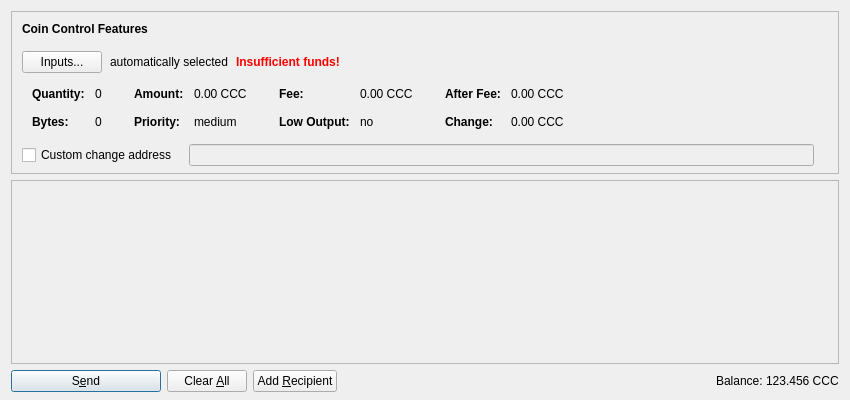
<?xml version="1.0" encoding="UTF-8"?>
<ui version="4.0">
 <class>SendCoinsDialog</class>
 <widget class="QDialog" name="SendCoinsDialog">
  <property name="geometry">
   <rect>
    <x>0</x>
    <y>0</y>
    <width>850</width>
    <height>400</height>
   </rect>
  </property>
  <property name="windowTitle">
   <string>Send Coins</string>
  </property>
  <layout class="QVBoxLayout" name="verticalLayout" stretch="0,1,0">
   <property name="bottomMargin">
    <number>8</number>
   </property>
   <item>
    <widget class="QFrame" name="frameCoinControl">
     <property name="sizePolicy">
      <sizepolicy hsizetype="Expanding" vsizetype="Expanding">
       <horstretch>0</horstretch>
       <verstretch>0</verstretch>
      </sizepolicy>
     </property>
     <property name="maximumSize">
      <size>
       <width>16777215</width>
       <height>16777215</height>
      </size>
     </property>
     <property name="frameShape">
      <enum>QFrame::StyledPanel</enum>
     </property>
     <property name="frameShadow">
      <enum>QFrame::Sunken</enum>
     </property>
     <layout class="QVBoxLayout" name="verticalLayoutCoinControl2">
      <property name="spacing">
       <number>0</number>
      </property>
      <property name="leftMargin">
       <number>0</number>
      </property>
      <property name="topMargin">
       <number>0</number>
      </property>
      <property name="rightMargin">
       <number>0</number>
      </property>
      <property name="bottomMargin">
       <number>6</number>
      </property>
      <item>
       <layout class="QVBoxLayout" name="verticalLayoutCoinControl" stretch="0,0,0,0,1">
        <property name="spacing">
         <number>0</number>
        </property>
        <property name="leftMargin">
         <number>10</number>
        </property>
        <property name="topMargin">
         <number>10</number>
        </property>
        <item>
         <layout class="QHBoxLayout" name="horizontalLayoutCoinControl1">
          <property name="bottomMargin">
           <number>15</number>
          </property>
          <item>
           <widget class="QLabel" name="labelCoinControlFeatures">
            <property name="sizePolicy">
             <sizepolicy hsizetype="Preferred" vsizetype="Maximum">
              <horstretch>0</horstretch>
              <verstretch>0</verstretch>
             </sizepolicy>
            </property>
            <property name="font">
             <font>
              <weight>75</weight>
              <bold>true</bold>
             </font>
            </property>
            <property name="styleSheet">
             <string notr="true">font-weight:bold;</string>
            </property>
            <property name="text">
             <string>Coin Control Features</string>
            </property>
           </widget>
          </item>
         </layout>
        </item>
        <item>
         <layout class="QHBoxLayout" name="horizontalLayoutCoinControl2" stretch="0,0,0,0">
          <property name="spacing">
           <number>8</number>
          </property>
          <property name="bottomMargin">
           <number>10</number>
          </property>
          <item>
           <widget class="QPushButton" name="pushButtonCoinControl">
            <property name="styleSheet">
             <string notr="true"/>
            </property>
            <property name="text">
             <string>Inputs...</string>
            </property>
           </widget>
          </item>
          <item>
           <widget class="QLabel" name="labelCoinControlAutomaticallySelected">
            <property name="text">
             <string>automatically selected</string>
            </property>
            <property name="margin">
             <number>5</number>
            </property>
           </widget>
          </item>
          <item>
           <widget class="QLabel" name="labelCoinControlInsuffFunds">
            <property name="font">
             <font>
              <weight>75</weight>
              <bold>true</bold>
             </font>
            </property>
            <property name="styleSheet">
             <string notr="true">color:red;font-weight:bold;</string>
            </property>
            <property name="text">
             <string>Insufficient funds!</string>
            </property>
            <property name="margin">
             <number>5</number>
            </property>
           </widget>
          </item>
          <item>
           <spacer name="horizontalSpacerCoinControl">
            <property name="orientation">
             <enum>Qt::Horizontal</enum>
            </property>
            <property name="sizeHint" stdset="0">
             <size>
              <width>40</width>
              <height>1</height>
             </size>
            </property>
           </spacer>
          </item>
         </layout>
        </item>
        <item>
         <widget class="QWidget" name="widgetCoinControl" native="true">
          <property name="sizePolicy">
           <sizepolicy hsizetype="Preferred" vsizetype="Preferred">
            <horstretch>0</horstretch>
            <verstretch>0</verstretch>
           </sizepolicy>
          </property>
          <property name="minimumSize">
           <size>
            <width>0</width>
            <height>0</height>
           </size>
          </property>
          <property name="styleSheet">
           <string notr="true"/>
          </property>
          <layout class="QHBoxLayout" name="horizontalLayoutCoinControl5">
           <property name="leftMargin">
            <number>0</number>
           </property>
           <property name="topMargin">
            <number>0</number>
           </property>
           <property name="rightMargin">
            <number>0</number>
           </property>
           <property name="bottomMargin">
            <number>0</number>
           </property>
           <item>
            <layout class="QHBoxLayout" name="horizontalLayoutCoinControl3" stretch="0,0,0,1">
             <property name="spacing">
              <number>20</number>
             </property>
             <property name="topMargin">
              <number>0</number>
             </property>
             <property name="bottomMargin">
              <number>10</number>
             </property>
             <item>
              <layout class="QFormLayout" name="formLayoutCoinControl1">
               <property name="horizontalSpacing">
                <number>10</number>
               </property>
               <property name="verticalSpacing">
                <number>14</number>
               </property>
               <property name="leftMargin">
                <number>10</number>
               </property>
               <property name="topMargin">
                <number>4</number>
               </property>
               <property name="rightMargin">
                <number>6</number>
               </property>
               <item row="0" column="0">
                <widget class="QLabel" name="labelCoinControlQuantityText">
                 <property name="font">
                  <font>
                   <weight>75</weight>
                   <bold>true</bold>
                  </font>
                 </property>
                 <property name="text">
                  <string>Quantity:</string>
                 </property>
                 <property name="margin">
                  <number>0</number>
                 </property>
                </widget>
               </item>
               <item row="0" column="1">
                <widget class="QLabel" name="labelCoinControlQuantity">
                 <property name="cursor">
                  <cursorShape>IBeamCursor</cursorShape>
                 </property>
                 <property name="contextMenuPolicy">
                  <enum>Qt::ActionsContextMenu</enum>
                 </property>
                 <property name="text">
                  <string notr="true">0</string>
                 </property>
                 <property name="margin">
                  <number>0</number>
                 </property>
                 <property name="textInteractionFlags">
                  <set>Qt::LinksAccessibleByMouse|Qt::TextSelectableByKeyboard|Qt::TextSelectableByMouse</set>
                 </property>
                </widget>
               </item>
               <item row="1" column="0">
                <widget class="QLabel" name="labelCoinControlBytesText">
                 <property name="font">
                  <font>
                   <weight>75</weight>
                   <bold>true</bold>
                  </font>
                 </property>
                 <property name="text">
                  <string>Bytes:</string>
                 </property>
                </widget>
               </item>
               <item row="1" column="1">
                <widget class="QLabel" name="labelCoinControlBytes">
                 <property name="cursor">
                  <cursorShape>IBeamCursor</cursorShape>
                 </property>
                 <property name="contextMenuPolicy">
                  <enum>Qt::ActionsContextMenu</enum>
                 </property>
                 <property name="text">
                  <string notr="true">0</string>
                 </property>
                 <property name="textInteractionFlags">
                  <set>Qt::LinksAccessibleByMouse|Qt::TextSelectableByKeyboard|Qt::TextSelectableByMouse</set>
                 </property>
                </widget>
               </item>
              </layout>
             </item>
             <item>
              <layout class="QFormLayout" name="formLayoutCoinControl2">
               <property name="horizontalSpacing">
                <number>10</number>
               </property>
               <property name="verticalSpacing">
                <number>14</number>
               </property>
               <property name="leftMargin">
                <number>6</number>
               </property>
               <property name="topMargin">
                <number>4</number>
               </property>
               <property name="rightMargin">
                <number>6</number>
               </property>
               <item row="0" column="0">
                <widget class="QLabel" name="labelCoinControlAmountText">
                 <property name="font">
                  <font>
                   <weight>75</weight>
                   <bold>true</bold>
                  </font>
                 </property>
                 <property name="text">
                  <string>Amount:</string>
                 </property>
                 <property name="margin">
                  <number>0</number>
                 </property>
                </widget>
               </item>
               <item row="0" column="1">
                <widget class="QLabel" name="labelCoinControlAmount">
                 <property name="cursor">
                  <cursorShape>IBeamCursor</cursorShape>
                 </property>
                 <property name="contextMenuPolicy">
                  <enum>Qt::ActionsContextMenu</enum>
                 </property>
                 <property name="text">
                  <string notr="true">0.00 CCC</string>
                 </property>
                 <property name="textInteractionFlags">
                  <set>Qt::LinksAccessibleByMouse|Qt::TextSelectableByKeyboard|Qt::TextSelectableByMouse</set>
                 </property>
                </widget>
               </item>
               <item row="1" column="0">
                <widget class="QLabel" name="labelCoinControlPriorityText">
                 <property name="font">
                  <font>
                   <weight>75</weight>
                   <bold>true</bold>
                  </font>
                 </property>
                 <property name="text">
                  <string>Priority:</string>
                 </property>
                </widget>
               </item>
               <item row="1" column="1">
                <widget class="QLabel" name="labelCoinControlPriority">
                 <property name="cursor">
                  <cursorShape>IBeamCursor</cursorShape>
                 </property>
                 <property name="contextMenuPolicy">
                  <enum>Qt::ActionsContextMenu</enum>
                 </property>
                 <property name="text">
                  <string notr="true">medium</string>
                 </property>
                 <property name="textInteractionFlags">
                  <set>Qt::LinksAccessibleByMouse|Qt::TextSelectableByKeyboard|Qt::TextSelectableByMouse</set>
                 </property>
                </widget>
               </item>
              </layout>
             </item>
             <item>
              <layout class="QFormLayout" name="formLayoutCoinControl3">
               <property name="horizontalSpacing">
                <number>10</number>
               </property>
               <property name="verticalSpacing">
                <number>14</number>
               </property>
               <property name="leftMargin">
                <number>6</number>
               </property>
               <property name="topMargin">
                <number>4</number>
               </property>
               <property name="rightMargin">
                <number>6</number>
               </property>
               <item row="0" column="0">
                <widget class="QLabel" name="labelCoinControlFeeText">
                 <property name="font">
                  <font>
                   <weight>75</weight>
                   <bold>true</bold>
                  </font>
                 </property>
                 <property name="text">
                  <string>Fee:</string>
                 </property>
                 <property name="margin">
                  <number>0</number>
                 </property>
                </widget>
               </item>
               <item row="0" column="1">
                <widget class="QLabel" name="labelCoinControlFee">
                 <property name="cursor">
                  <cursorShape>IBeamCursor</cursorShape>
                 </property>
                 <property name="contextMenuPolicy">
                  <enum>Qt::ActionsContextMenu</enum>
                 </property>
                 <property name="text">
                  <string notr="true">0.00 CCC</string>
                 </property>
                 <property name="textInteractionFlags">
                  <set>Qt::LinksAccessibleByMouse|Qt::TextSelectableByKeyboard|Qt::TextSelectableByMouse</set>
                 </property>
                </widget>
               </item>
               <item row="1" column="0">
                <widget class="QLabel" name="labelCoinControlLowOutputText">
                 <property name="font">
                  <font>
                   <weight>75</weight>
                   <bold>true</bold>
                  </font>
                 </property>
                 <property name="text">
                  <string>Low Output:</string>
                 </property>
                </widget>
               </item>
               <item row="1" column="1">
                <widget class="QLabel" name="labelCoinControlLowOutput">
                 <property name="cursor">
                  <cursorShape>IBeamCursor</cursorShape>
                 </property>
                 <property name="contextMenuPolicy">
                  <enum>Qt::ActionsContextMenu</enum>
                 </property>
                 <property name="text">
                  <string notr="true">no</string>
                 </property>
                 <property name="textInteractionFlags">
                  <set>Qt::LinksAccessibleByMouse|Qt::TextSelectableByKeyboard|Qt::TextSelectableByMouse</set>
                 </property>
                </widget>
               </item>
              </layout>
             </item>
             <item>
              <layout class="QFormLayout" name="formLayoutCoinControl4">
               <property name="horizontalSpacing">
                <number>10</number>
               </property>
               <property name="verticalSpacing">
                <number>14</number>
               </property>
               <property name="leftMargin">
                <number>6</number>
               </property>
               <property name="topMargin">
                <number>4</number>
               </property>
               <property name="rightMargin">
                <number>6</number>
               </property>
               <item row="0" column="0">
                <widget class="QLabel" name="labelCoinControlAfterFeeText">
                 <property name="font">
                  <font>
                   <weight>75</weight>
                   <bold>true</bold>
                  </font>
                 </property>
                 <property name="text">
                  <string>After Fee:</string>
                 </property>
                 <property name="margin">
                  <number>0</number>
                 </property>
                </widget>
               </item>
               <item row="0" column="1">
                <widget class="QLabel" name="labelCoinControlAfterFee">
                 <property name="cursor">
                  <cursorShape>IBeamCursor</cursorShape>
                 </property>
                 <property name="contextMenuPolicy">
                  <enum>Qt::ActionsContextMenu</enum>
                 </property>
                 <property name="text">
                  <string notr="true">0.00 CCC</string>
                 </property>
                 <property name="textInteractionFlags">
                  <set>Qt::LinksAccessibleByMouse|Qt::TextSelectableByKeyboard|Qt::TextSelectableByMouse</set>
                 </property>
                </widget>
               </item>
               <item row="1" column="0">
                <widget class="QLabel" name="labelCoinControlChangeText">
                 <property name="font">
                  <font>
                   <weight>75</weight>
                   <bold>true</bold>
                  </font>
                 </property>
                 <property name="text">
                  <string>Change:</string>
                 </property>
                </widget>
               </item>
               <item row="1" column="1">
                <widget class="QLabel" name="labelCoinControlChange">
                 <property name="cursor">
                  <cursorShape>IBeamCursor</cursorShape>
                 </property>
                 <property name="contextMenuPolicy">
                  <enum>Qt::ActionsContextMenu</enum>
                 </property>
                 <property name="text">
                  <string notr="true">0.00 CCC</string>
                 </property>
                 <property name="textInteractionFlags">
                  <set>Qt::LinksAccessibleByMouse|Qt::TextSelectableByKeyboard|Qt::TextSelectableByMouse</set>
                 </property>
                </widget>
               </item>
              </layout>
             </item>
            </layout>
           </item>
          </layout>
         </widget>
        </item>
        <item>
         <layout class="QHBoxLayout" name="horizontalLayoutCoinControl4" stretch="0,0,0">
          <property name="spacing">
           <number>12</number>
          </property>
          <property name="sizeConstraint">
           <enum>QLayout::SetDefaultConstraint</enum>
          </property>
          <property name="topMargin">
           <number>5</number>
          </property>
          <property name="rightMargin">
           <number>5</number>
          </property>
          <item>
           <widget class="QCheckBox" name="checkBoxCoinControlChange">
            <property name="toolTip">
             <string>If this is activated, but the change address is empty or invalid, change will be sent to a newly generated address.</string>
            </property>
            <property name="text">
             <string>Custom change address</string>
            </property>
           </widget>
          </item>
          <item>
           <widget class="QValidatedLineEdit" name="lineEditCoinControlChange">
            <property name="enabled">
             <bool>false</bool>
            </property>
            <property name="sizePolicy">
             <sizepolicy hsizetype="Expanding" vsizetype="Fixed">
              <horstretch>0</horstretch>
              <verstretch>0</verstretch>
             </sizepolicy>
            </property>
           </widget>
          </item>
          <item>
           <widget class="QLabel" name="labelCoinControlChangeLabel">
            <property name="sizePolicy">
             <sizepolicy hsizetype="Preferred" vsizetype="Expanding">
              <horstretch>0</horstretch>
              <verstretch>0</verstretch>
             </sizepolicy>
            </property>
            <property name="minimumSize">
             <size>
              <width>0</width>
              <height>0</height>
             </size>
            </property>
            <property name="text">
             <string/>
            </property>
            <property name="margin">
             <number>3</number>
            </property>
           </widget>
          </item>
         </layout>
        </item>
        <item>
         <spacer name="verticalSpacerCoinControl">
          <property name="orientation">
           <enum>Qt::Vertical</enum>
          </property>
          <property name="sizeHint" stdset="0">
           <size>
            <width>800</width>
            <height>1</height>
           </size>
          </property>
         </spacer>
        </item>
       </layout>
      </item>
     </layout>
    </widget>
   </item>
   <item>
    <widget class="QScrollArea" name="scrollArea">
     <property name="widgetResizable">
      <bool>true</bool>
     </property>
     <widget class="QWidget" name="scrollAreaWidgetContents">
      <property name="geometry">
       <rect>
        <x>0</x>
        <y>0</y>
        <width>830</width>
        <height>178</height>
       </rect>
      </property>
      <layout class="QVBoxLayout" name="verticalLayout_2" stretch="0,1">
       <property name="leftMargin">
        <number>0</number>
       </property>
       <property name="topMargin">
        <number>0</number>
       </property>
       <property name="rightMargin">
        <number>0</number>
       </property>
       <property name="bottomMargin">
        <number>0</number>
       </property>
       <item>
        <layout class="QVBoxLayout" name="entries">
         <property name="spacing">
          <number>6</number>
         </property>
        </layout>
       </item>
       <item>
        <spacer name="verticalSpacer">
         <property name="orientation">
          <enum>Qt::Vertical</enum>
         </property>
         <property name="sizeHint" stdset="0">
          <size>
           <width>20</width>
           <height>40</height>
          </size>
         </property>
        </spacer>
       </item>
      </layout>
     </widget>
    </widget>
   </item>
   <item>
    <layout class="QHBoxLayout" name="horizontalLayout">
     <item>
      <widget class="QPushButton" name="sendButton">
       <property name="minimumSize">
        <size>
         <width>150</width>
         <height>0</height>
        </size>
       </property>
       <property name="toolTip">
        <string>Confirm the send action</string>
       </property>
       <property name="text">
        <string>S&amp;end</string>
       </property>
       <property name="icon">
        <iconset resource="../campuscoin.qrc">
         <normaloff>:/icons/send</normaloff>:/icons/send</iconset>
       </property>
       <property name="default">
        <bool>true</bool>
       </property>
      </widget>
     </item>
     <item>
      <widget class="QPushButton" name="clearButton">
       <property name="sizePolicy">
        <sizepolicy hsizetype="Minimum" vsizetype="Fixed">
         <horstretch>0</horstretch>
         <verstretch>0</verstretch>
        </sizepolicy>
       </property>
       <property name="toolTip">
        <string>Clear all fields of the form.</string>
       </property>
       <property name="text">
        <string>Clear &amp;All</string>
       </property>
       <property name="icon">
        <iconset resource="../campuscoin.qrc">
         <normaloff>:/icons/remove</normaloff>:/icons/remove</iconset>
       </property>
       <property name="autoRepeatDelay">
        <number>300</number>
       </property>
       <property name="autoDefault">
        <bool>false</bool>
       </property>
      </widget>
     </item>
     <item>
      <widget class="QPushButton" name="addButton">
       <property name="toolTip">
        <string>Send to multiple recipients at once</string>
       </property>
       <property name="text">
        <string>Add &amp;Recipient</string>
       </property>
       <property name="icon">
        <iconset resource="../campuscoin.qrc">
         <normaloff>:/icons/add</normaloff>:/icons/add</iconset>
       </property>
       <property name="autoDefault">
        <bool>false</bool>
       </property>
      </widget>
     </item>
     <item>
      <spacer name="horizontalSpacer">
       <property name="orientation">
        <enum>Qt::Horizontal</enum>
       </property>
       <property name="sizeHint" stdset="0">
        <size>
         <width>40</width>
         <height>20</height>
        </size>
       </property>
      </spacer>
     </item>
     <item>
      <layout class="QHBoxLayout" name="horizontalLayout_2">
       <property name="spacing">
        <number>3</number>
       </property>
       <item>
        <widget class="QLabel" name="label">
         <property name="sizePolicy">
          <sizepolicy hsizetype="Preferred" vsizetype="Fixed">
           <horstretch>0</horstretch>
           <verstretch>0</verstretch>
          </sizepolicy>
         </property>
         <property name="text">
          <string>Balance:</string>
         </property>
        </widget>
       </item>
       <item>
        <widget class="QLabel" name="labelBalance">
         <property name="sizePolicy">
          <sizepolicy hsizetype="Preferred" vsizetype="Fixed">
           <horstretch>0</horstretch>
           <verstretch>0</verstretch>
          </sizepolicy>
         </property>
         <property name="cursor">
          <cursorShape>IBeamCursor</cursorShape>
         </property>
         <property name="text">
          <string notr="true">123.456 CCC</string>
         </property>
         <property name="textInteractionFlags">
          <set>Qt::LinksAccessibleByMouse|Qt::TextSelectableByKeyboard|Qt::TextSelectableByMouse</set>
         </property>
        </widget>
       </item>
      </layout>
     </item>
    </layout>
   </item>
  </layout>
 </widget>
 <customwidgets>
  <customwidget>
   <class>QValidatedLineEdit</class>
   <extends>QLineEdit</extends>
   <header>qvalidatedlineedit.h</header>
  </customwidget>
 </customwidgets>
 <resources>
  <include location="../campuscoin.qrc"/>
 </resources>
 <connections/>
</ui>
